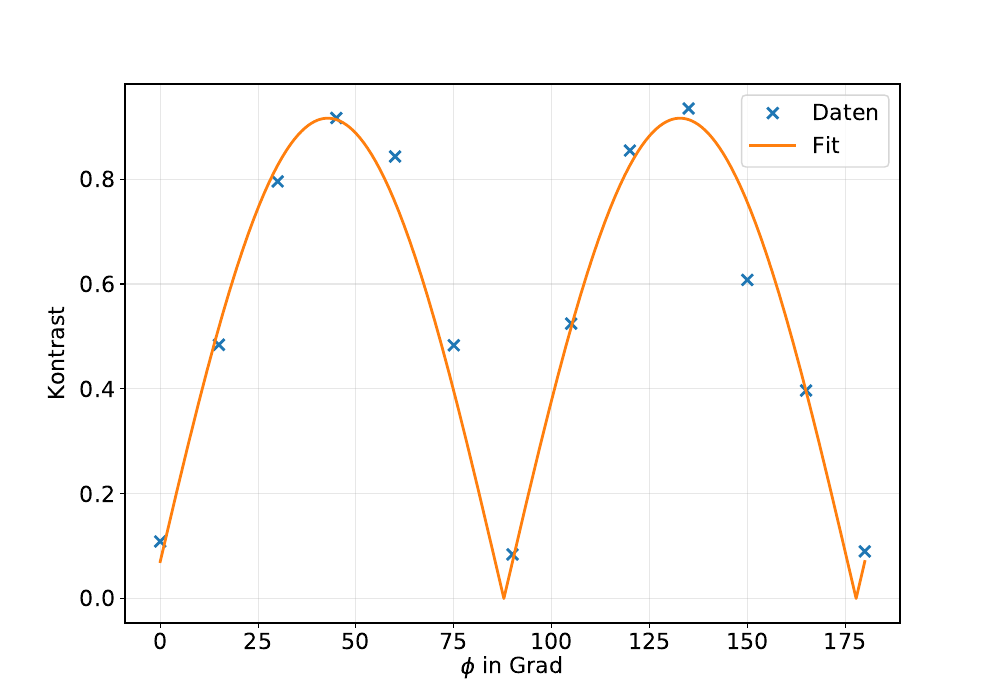

Source code (Python):
def Kontrast(phi, delta, a):
    return a*np.abs(np.sin(2*np.radians(phi)-delta))

def Brechung(M,lambda_vac,L):
	return (M*lambda_vac)/L+1

if __name__=="__main__":
    import pandas as pd
    import numpy as np
    import sympy
    import matplotlib as mpl
    import matplotlib.pyplot as plt
    import matplotlib.patches as mpatches
    from matplotlib import transforms
    from matplotlib import rc
    from scipy.optimize import curve_fit
    from pylab import figure, axes, pie, title, show
    from numpy import NaN, Inf, arange, isscalar, asarray, array
    from scipy.stats import linregress
    import sys
    import scipy.signal as sig
    from scipy.stats import norm
    import scipy.constants as const
    import uncertainties
    import uncertainties.unumpy as unp
    from uncertainties import ufloat
    from uncertainties.unumpy import (nominal_values as noms, std_devs as stds)
    from math import exp, log, sin, atan
    import uncertainties.unumpy as unp
    


    plt.rcParams['figure.figsize'] = (10, 7)
    plt.rcParams['font.size'] = 16
    plt.rcParams['lines.linewidth'] = 2

    x, a, b = np.genfromtxt('kontrast.txt', unpack=True, skip_header = 2)
    y = []
    y = (a-b)/(a+b)

    x_plot = np.linspace(0, 180, 10000)
    params, covariance_matrix = curve_fit(Kontrast, x, y)


    plt.plot(x, y, 'x', color='C0', markersize=8, markeredgewidth=2, label='Daten')
    plt.plot(x_plot, Kontrast(x_plot, *params), color='C1', label='Fit')
    plt.legend(fancybox=True, ncol=1)
    plt.xlabel('$\phi$ in Grad', labelpad=2)
    plt.ylabel('Kontrast', labelpad=8)

    plt.grid(alpha=0.3)

    plt.savefig('kontrast.pdf')

    uncertainties = np.sqrt(np.diag(covariance_matrix))
    A = unp.uarray(params[0], uncertainties[0])
    delta = unp.uarray(params[1], uncertainties[1])

    print('A = ', A)
    print('Delta = ', delta)
    print('--- done ---')

#-----Brechungsindex-----#
#----------Glas----------#
M = np.array([39,36,37,36,37,36,37,38,38,41])
Lambda = 632.99e-9
Theta = np.radians(11)
Theta_0 = np.radians(10)
T = 1e-3

n = (1 - Lambda * M / (2 * T * Theta_0 * Theta))**-1
n_mean = ufloat(np.mean(n), np.std(n)/ np.sqrt(len(n)))
#np.savetxt("data/Brechungsindex_Glas.txt", np.array([M, n]).T, header = "#Nulldurchgänge Brechungsindex")

print('n_Glas:',n_mean)
print('--- done ---')
#------Luft------#
lambdavac = 632.99 *10**-6
L = unp.uarray(0.1,0.0001) #in mm
T = 0.001 # in m

p, m1, m2, m3 = np.genfromtxt('Druck.txt',unpack=True, skip_header = 2)

n_m1 = Brechung(m1, lambdavac, L)
for i in range(len(n_m1)):
    print('n_m1 = ',n_m1[i])
n_m1 = sum(n_m1)/len(n_m1)
print('n_m1_med = ',n_m1)
print('\n')


n_m2 = Brechung(m2, lambdavac, L)
for i in range(len(n_m2)):
    print('n_m2 = ',n_m2[i])
n_m2 = sum(n_m2)/len(n_m2)
print('n_m2_med = ',n_m2)
print('\n')


n_m3 = Brechung(m3, lambdavac, L)
for i in range(len(n_m3)):
    print('n_m3 = ',n_m3[i])
n_m3 = sum(n_m3)/len(n_m3)
print('n_m3_med = ',n_m3)
print('\n')

n_ges= (n_m1+n_m2+n_m3)/3
print('n_ges = ', n_ges)
print('--- done ---')